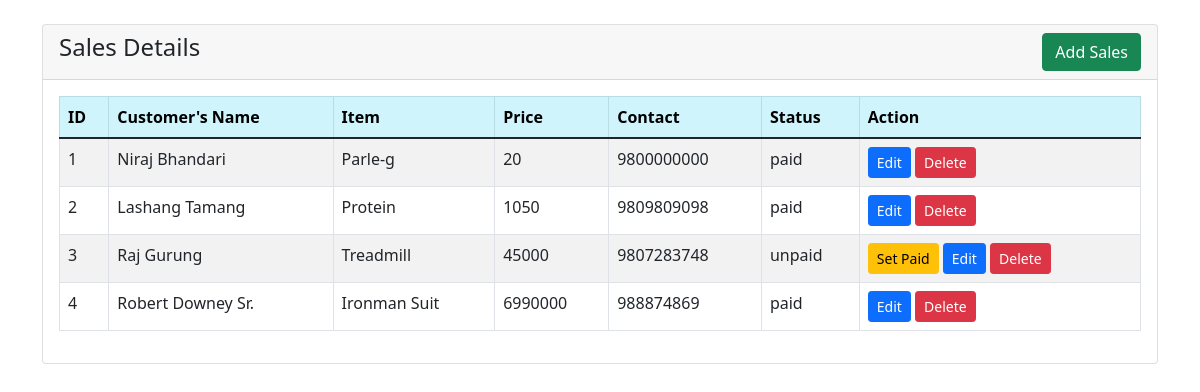
The app's page /basic_crud/index.php with its own data.
### tables this page shows
CREATE TABLE `sales` (
  `id` int(11) NOT NULL,
  `cusn` varchar(100) NOT NULL,
  `item` varchar(100) NOT NULL,
  `price` int(11) NOT NULL,
  `contact` bigint(10) UNSIGNED NOT NULL,
  `status` text NOT NULL DEFAULT 'unpaid'
);

### basic_crud/index.php (the view, shortened to what this page needs)
<?php
    require 'dbcon.php';
?>
<!DOCTYPE html>
<html lang="en">
  <head>
    <link href="https://cdn.jsdelivr.net/npm/bootstrap@5.1.3/dist/css/bootstrap.min.css" rel="stylesheet">
</head>
<body>
    <div class="container mt-4">
        <div class="row">
            <div class="col-md-12">
                <div class="card">
                    <div class="card-header">
                        <h4>Sales Details
                            <a href="sales-create.php" class="btn btn-success float-end">Add Sales</a>
                        </h4>
                    </div>
                    <div class="card-body">
                        <table class="table table-bordered table-striped">
                            <thead>
                                <tr class="table-info">
                                    <th>ID</th>
                                    <th>Customer's Name</th>
                                    <th>Item</th>
                                    <th>Price</th>
                                    <th>Contact</th>
                                    <th>Status</th>
                                    <th>Action</th>
                                </tr>
                            </thead>
                            <tbody>
                                <?php
                                    $query = "SELECT * FROM sales";
                                    $query_run = mysqli_query($con, $query);
                                    if(mysqli_num_rows($query_run) > 0)
                                    {
                                        foreach($query_run as $sales)
                                        {
                                            ?>
                                            <tr>
                                                <td><?= $sales['id']; ?></td>
                                                <td><?= $sales['cusn']; ?></td>
                                                <td><?= $sales['item']; ?></td>
                                                <td><?= $sales['price']; ?></td>
                                                <td><?= $sales['contact']; ?></td>
                                                <td><?= $sales['status'];?></td>
                                                <td>
                                                    <?php
                                                        if($sales['status']=='unpaid'){
                                                            ?>
                                                            <span><a href="code.php?tid=<?=$sales['id']?>" class="btn btn-warning btn-sm">Set Paid</a></span>
                                                            <?php
                                                        }
                                                    ?>
                                                    <a href="sales-edit.php?id=<?= $sales['id']; ?>" class="btn btn-primary btn-sm">Edit</a>
                                                    <form action="code.php" method="POST" class="d-inline">
                                                        <button type="submit" name="delete_sales" value="<?=$sales['id'];?>" class="btn btn-danger btn-sm">Delete</button>
                                                    </form>
                                                </td>
                                            </tr>
                                            <?php
                                        }
                                    }
                                    else
                                    {
                                        echo "<h5> No Record Found </h5>";
                                    }
                                ?>
                            </tbody>
                        </table>
                    </div>
                </div>
            </div>
        </div>
    </div>
</body>
</html>

### records on screen
sales: id "1", cusn "Niraj Bhandari", item "Parle-g", price "20", contact "9800000000", status "paid"
sales: id "2", cusn "Lashang Tamang", item "Protein", price "1050", contact "9809809098", status "paid"
sales: id "3", cusn "Raj Gurung", item "Treadmill", price "45000", contact "9807283748", status "unpaid"
sales: id "4", cusn "Robert Downey Sr.", item "Ironman Suit", price "6990000", contact "988874869", status "paid"
